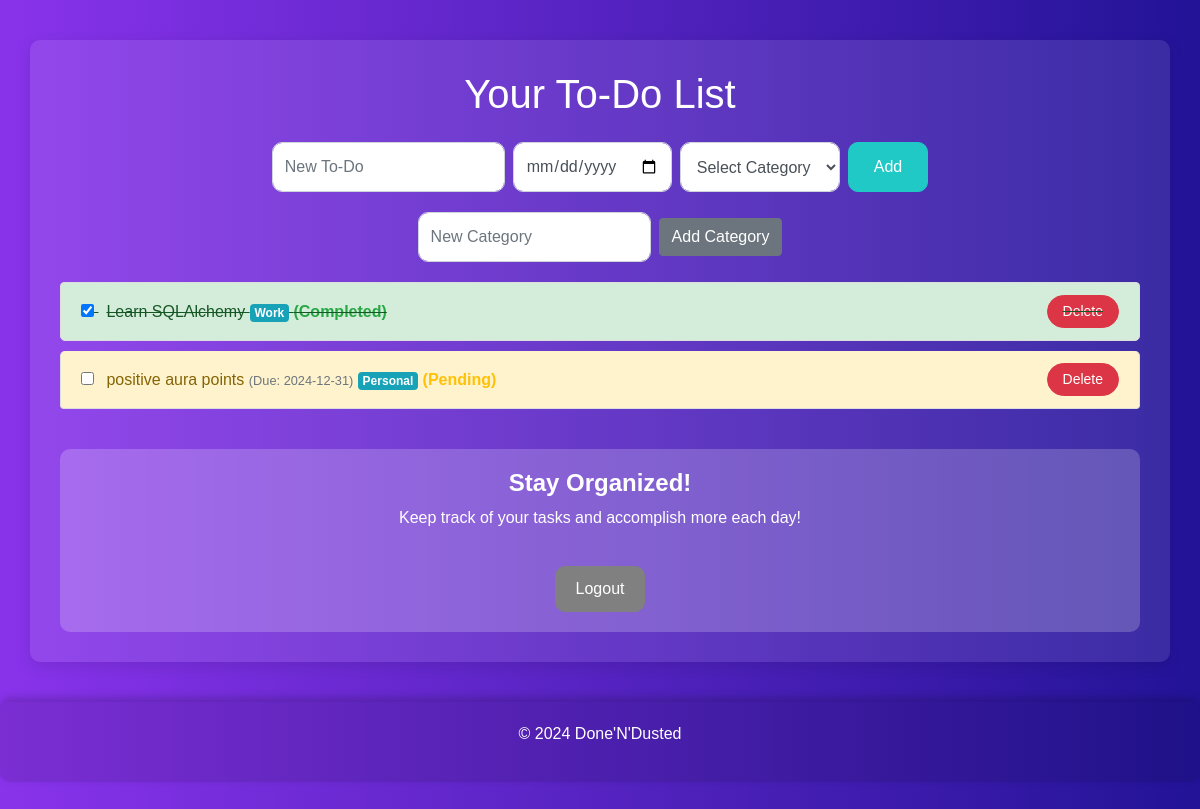
The page /dashboard (signed in) on the database as committed earlier.
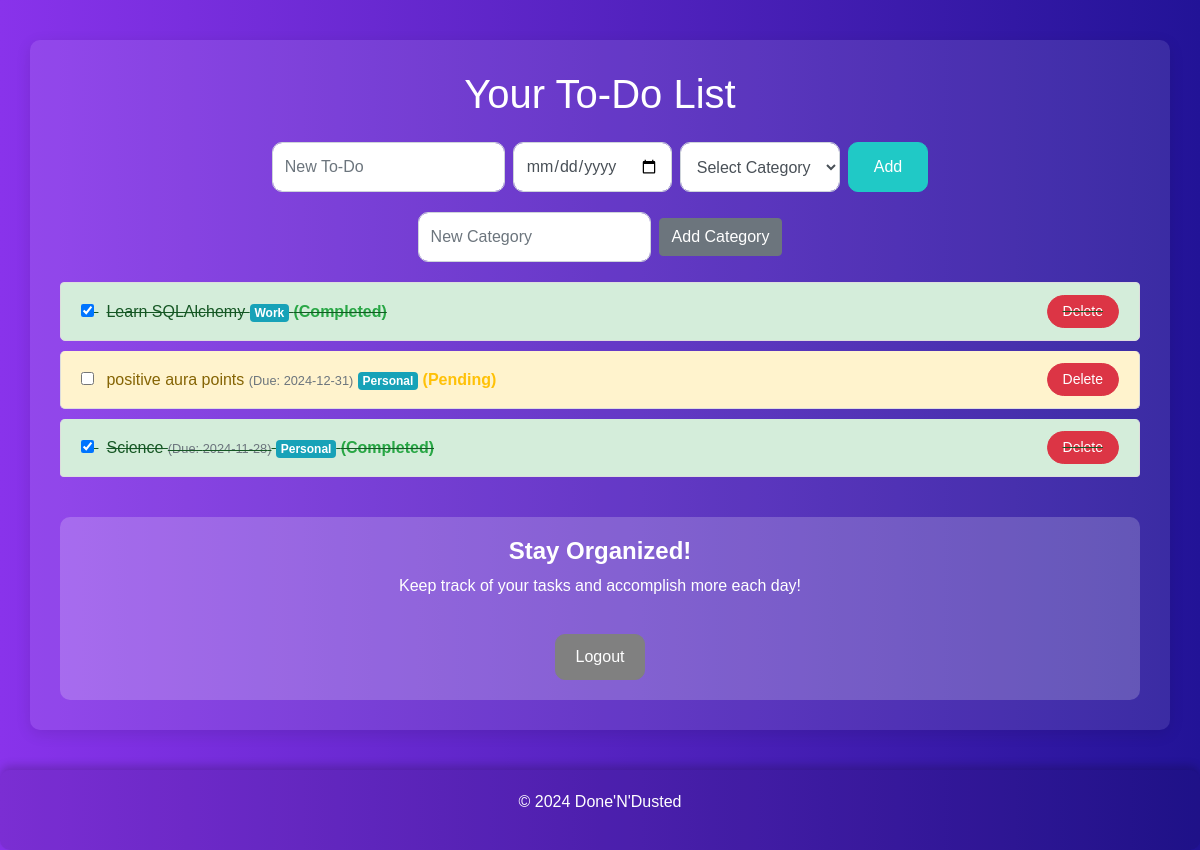
The same page on the database as committed later.
### setup_db.py (models this page shows)
class Task(Base):
    __tablename__ = 'tasks'
    id = Column(Integer, primary_key=True)
    description = Column(String, nullable=False)
    completed = Column(Boolean, default=False)
    due_date = Column(Date, nullable=True)  # Add due_date column
    user_id = Column(Integer, ForeignKey('users.id'), nullable=False)
    user = relationship('User', back_populates='todos')
    category_id = Column(Integer, ForeignKey('categories.id'), nullable=True)
    category = relationship('Category', back_populates='tasks')

class Category(Base):
    __tablename__ = 'categories'
    id = Column(Integer, primary_key=True)
    name = Column(String, unique=True, nullable=False)
    tasks = relationship('Task', back_populates='category')

### app.py (the view)
@app.route('/dashboard')
def dashboard():
    if "user_id" not in session:
        flash("Please log in to access the dashboard.", "warning")
        return redirect(url_for('login', next=request.url))  # Pass original URL in `next`
    tasks = db_session.query(Task).filter_by(user_id=session['user_id']).all()
    categories = db_session.query(Category).all()
    return render_template('dashboard.html', tasks=tasks, categories=categories)

### app.py (called while the page is built)
@app.context_processor
def inject_favicon():
    return dict(favicon_url=url_for('static', filename='img/favicon.ico'))

### templates/dashboard.html (shortened to what this page needs)
<!DOCTYPE html>
<html lang="en">
<head>
    <link rel="stylesheet" href="https://stackpath.bootstrapcdn.com/bootstrap/4.5.2/css/bootstrap.min.css">
</head>
<body>
    <div class="container">
        <h1 class="text-center mb-4">Your To-Do List</h1>
        <form action="{{ url_for('add_todo') }}" method="POST" class="form-inline justify-content-center">
            <input type="text" name="task" placeholder="New To-Do" required class="form-control mr-2" />
            <input type="date" name="due_date" class="form-control mr-2" />
            <select name="category" class="form-control mr-2">
                <option value="">Select Category</option>
            </select>
            <button type="submit" class="btn btn-primary">Add</button>
        </form>
        <form action="{{ url_for('add_category') }}" method="POST" class="form-inline justify-content-center mt-3">
            <input type="text" name="category_name" placeholder="New Category" required class="form-control mr-2" />
            <button type="submit" class="btn btn-secondary">Add Category</button>
        </form>
        <ul class="list-group">
            {% for task in tasks %}
            <li class="list-group-item d-flex justify-content-between align-items-center {% if task.completed %}completed{% else %}pending{% endif %}" data-task-id="{{ task.id }}">
                <div>
                    <input type="checkbox" class="task-checkbox" {% if task.completed %}checked{% endif %} data-task-id="{{ task.id }}">
                    <span class="ml-2">
                        {{ task.description }}
                        {% if task.due_date %}
                        <small class="text-muted">(Due: {{ task.due_date.strftime('%Y-%m-%d') }})</small>
                        {% endif %}
                        {% if task.category %}
                            <span class="badge badge-info">{{ task.category.name }}</span>
                        {% endif %}
                        {% if task.completed %}
                        <strong class="text-success">(Completed)</strong>
                        {% else %}
                        <strong class="text-warning">(Pending)</strong>
                        {% endif %}
                    </span>
                </div>
                <button type="button" class="btn btn-danger btn-sm delete-task">Delete</button>
            </li>
            {% endfor %}
        </ul>
        <div class="call-to-action">
            <h2>Stay Organized!</h2>
            <p>Keep track of your tasks and accomplish more each day!</p>
            <a href="{{ url_for('logout') }}" class="btn btn-logout">Logout</a>
        </div>
    </div>
    <footer>
        <p>&copy; 2024 Done'N'Dusted</p>
    </footer>
</body>
</html>

### templates/dashboard.html (style rules this page uses)
html, body { height: 100%; }
body { background: linear-gradient(90deg, #8933eb, #221397); color: white; font-family: Arial, sans-serif; min-height: 100%; background-color: cover; padding-bottom: 50px; }
.container { background: rgba(255, 255, 255, 0.1); padding: 30px; border-radius: 10px; margin-top: 40px; box-shadow: 0px 4px 15px rgba(0, 0, 0, 0.1); }
footer { text-align: center; padding: 20px; background: rgba(0, 0, 0, 0.1); border-radius: 10px; margin-top: 40px; box-shadow: 0px -4px 10px rgba(0, 0, 0, 0.2); }
.list-group-item { background-color: #f8f9fa; border: 1px solid #ddd; color: #333; margin-bottom: 10px; border-radius: 5px; font-size: 16px; display: flex; justify-content: space-between; align-items: center; transition: transform 0.3s; }
.list-group-item.completed { text-decoration: line-through; background-color: #d4edda; color: #155724; }
.list-group-item.pending { background-color: #fff3cd; color: #856404; }
.form-inline { margin-bottom: 20px; }
.form-control { border-radius: 10px; padding: 12px; height: 50px; width: 500px; }
.btn-primary { border-radius: 10px; padding: 12px 25px; background-color: #20c9c6; border-color: #20c9c6; transition: background-color 0.3s; height: 50px; }
.btn-danger { border-radius: 20px; padding: 5px 15px; }
.call-to-action { background: rgba(255, 253, 253, 0.2); padding: 20px; border-radius: 10px; margin-top: 30px; text-align: center; }
.call-to-action h2 { font-size: 24px; font-weight: bold; color: #ffffff; }
.call-to-action p { color: #ffffff; }
.btn-logout { margin-top: 20px; background-color: #808080; border-color: #808080; color: white; padding: 10px 20px; border-radius: 10px; transition: background-color 0.3s; }

Rows that differ between the two databases and show on the page:
added Task: completed "☑", description "Science", due_date "2024-11-28", category.name "Personal", shows "(Completed)"
